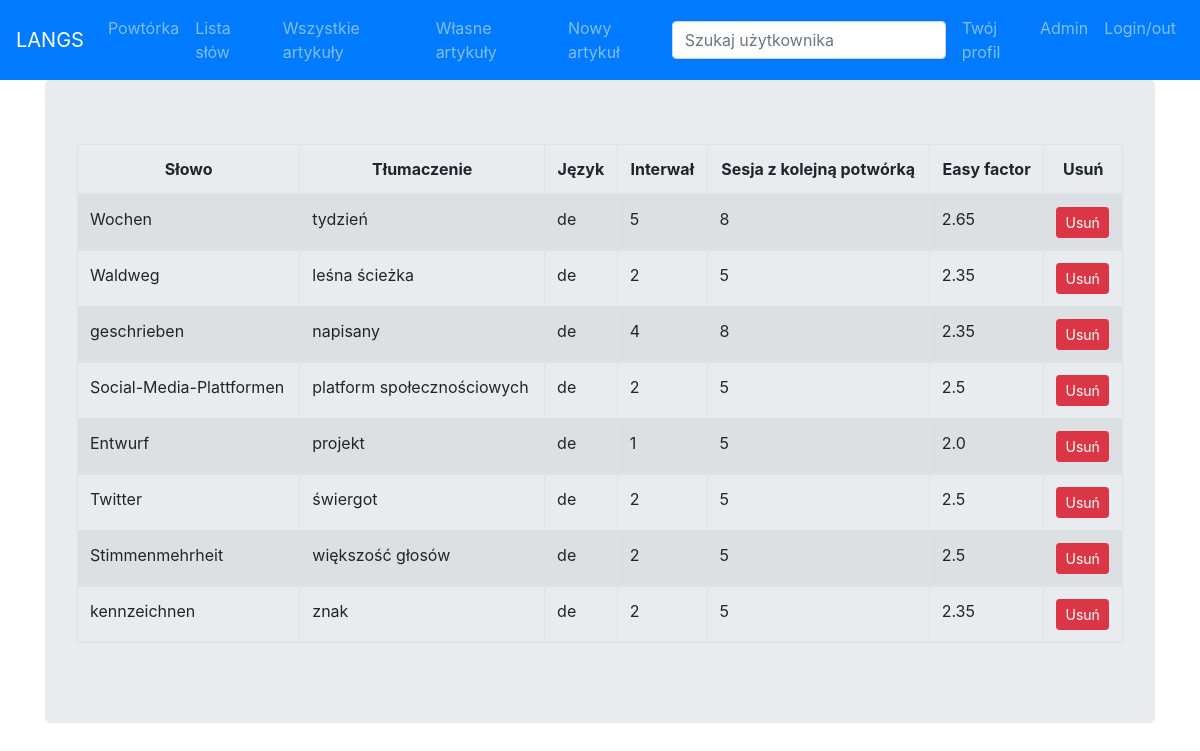
The app's page /words (signed in), older data.
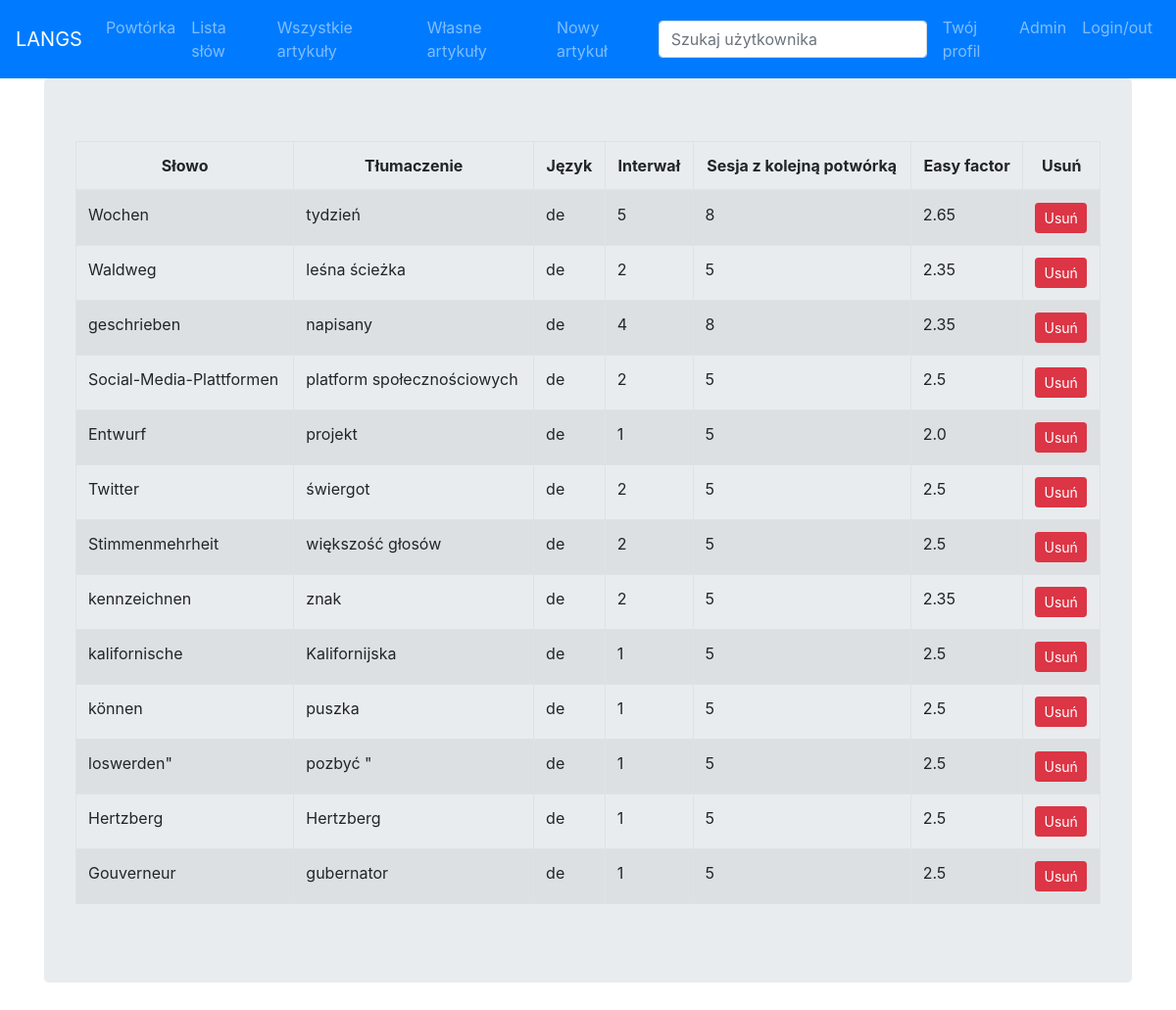
The same page, newer data.
### learn/models.py (models this page shows)
class WordProgress(models.Model):
    word = models.ForeignKey(Word, on_delete=models.CASCADE)
    user = models.ForeignKey(User, on_delete=models.CASCADE)
    easy_factor = models.FloatField(default=2.5)
    next_review = models.PositiveIntegerField()
    interval = models.PositiveIntegerField(default=1)
    wrong_guesses = models.PositiveIntegerField(default=0)
    total_reviews = models.PositiveIntegerField(default=0)

class Word(models.Model):
    literal = models.CharField(max_length=128)
    translated = models.CharField(max_length=512)
    language = models.CharField(max_length=8)

### learn/views.py (the view)
# urls.py: path('words', views.word_list),
@login_required(redirect_field_name=None)
def word_list(request):
    template = loader.get_template('word_list.html')
    context = {
        'word_ps': WordProgress.objects.filter(user=request.user)
    }
    return HttpResponse(template.render(context,request))

### learn/templates/word_list.html (shortened to what this page needs)
{% extends "main_frame.html" %}
{% block contents %}
<table class="table table-bordered table-striped">
  <thead>
    <tr>
      <th class="text-center">
        Słowo<br>
      </th>
      <th class="text-center">
        Tłumaczenie<br>
      </th>
      <th class="text-center">
        Język<br>
      </th>
      <th class="text-center">
        Interwał<br>
      </th>
      <th class="text-center">
        Sesja z kolejną potwórką<br>
      </th>
      <th class="text-center">
        Easy factor<br>
      </th>
      <th class="text-center">
        Usuń<br>
      </th>
    </tr>
  </thead>
  <tbody>
  {% for wp in word_ps %}
    <tr>
      <td>{{ wp.word.literal }}</th>
      <td>{{ wp.word.translated }}</td>
      <td>{{ wp.word.language }}</td>
      <td>{{ wp.interval }}</td>
      <td>{{ wp.next_review }}</td>
      <td>{{ wp.easy_factor }}</td>
      <td><a class="btn btn-sm btn-raised btn-danger" href="/remove_word/{{ wp.id }}">Usuń</a>
      </td>
    </tr>
  {% endfor %}
  </tbody>
</table>
{% endblock %}

Row changes from the older to the newer data that the page shows:
added WordProgress: word.literal "kalifornische", word.translated "Kalifornijska", word.language "de", interval "1", next_review "5", easy_factor "2.5"
added WordProgress: word.literal "können", word.translated "puszka", word.language "de", interval "1", next_review "5", easy_factor "2.5"
added WordProgress: word.literal "loswerden\"", word.translated "pozbyć \"", word.language "de", interval "1", next_review "5", easy_factor "2.5"
added WordProgress: word.literal "Hertzberg", word.translated "Hertzberg", word.language "de", interval "1", next_review "5", easy_factor "2.5"
added WordProgress: word.literal "Gouverneur", word.translated "gubernator", word.language "de", interval "1", next_review "5", easy_factor "2.5"
